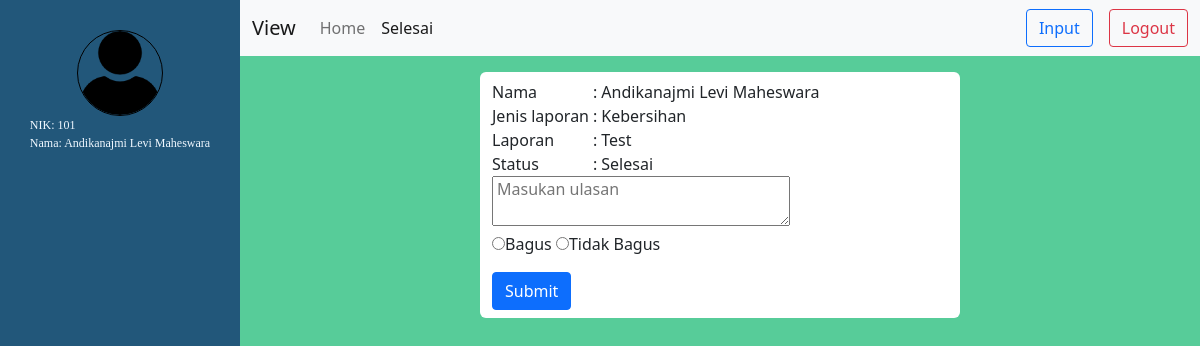
/view-selesai.php (signed in), run on the app's committed database.
### tables this page shows
CREATE TABLE `input_aspirasi` (
  `id_pelaporan` int(11) NOT NULL,
  `id_pelapor` int(11) NOT NULL,
  `jenis_aspirasi` varchar(25) NOT NULL,
  `laporan` text NOT NULL,
  `waktu_laporan` datetime NOT NULL,
  `gambar` varchar(255) DEFAULT NULL
);

CREATE TABLE `penduduk` (
  `id_penduduk` int(11) NOT NULL,
  `nama_penduduk` varchar(255) NOT NULL
);

CREATE TABLE `status_aspirasi` (
  `id_laporan` int(11) NOT NULL,
  `id_status` int(11) NOT NULL DEFAULT '1',
  `status` varchar(25) NOT NULL DEFAULT 'Dilaporkan',
  `nilai` int(11) DEFAULT NULL,
  `ulasan` text,
  `gambar_bukti` varchar(255) DEFAULT NULL
);

### view-selesai.php (the view, shortened to what this page needs)
<?php
include 'function.php';
$sql = "SELECT `input_aspirasi`.`id_pelaporan`,`penduduk`.`nama_penduduk`, `input_aspirasi`.`jenis_aspirasi`, `input_aspirasi`.`laporan`,`input_aspirasi`.`waktu_laporan`,`status_aspirasi`.`status`,`input_aspirasi`.`gambar`, `input_aspirasi`.`id_pelapor`, `status_aspirasi`.`nilai` FROM `input_aspirasi`,`penduduk`,`status_aspirasi` WHERE `input_aspirasi`.`id_pelapor`=`penduduk`.`id_penduduk` AND `input_aspirasi`.`id_pelaporan`=`status_aspirasi`.`id_laporan` AND `status_aspirasi`.`id_status`=3;";
$run = mysqli_query($conn, $sql);
?>
<!DOCTYPE html>
<html lang="en">
<head>
    <link href="https://cdn.jsdelivr.net/npm/bootstrap@5.1.3/dist/css/bootstrap.min.css" rel="stylesheet">
    <link rel="stylesheet" href="asset/css/view.css">
</head>
<body>
    <div class="board sidenav" id="board1">
        <div class="page">
            <img src="asset/user.png" id="user">
        </div>
        <div class="coat">
            <p class="subid">NIK: <?= $_SESSION['nik'] ?></p>
            <p class="subid">Nama: <?= ucwords(strtolower($_SESSION['username'])) ?></p>
        </div>
    </div>
    <div class="board" id="board2">
        <nav class="navbar sticky-top navbar-expand-lg navbar-light bg-light">
            <div class="container">
                <span class="navbar-brand">View</span>
                <div class="collapse navbar-collapse" id="navbarSupportedContent">
                    <ul class="navbar-nav me-auto mb-2 mb-lg-0">
                        <li class="nav-item">
                            <a class="nav-link" aria-current="page" href="view.php">Home</a>
                        </li>
                        <li class="nav-item">
                            <a class="nav-link active" href="view-selesai.php">Selesai</a>
                        </li>
                    </ul>
                    <div class="mb-3 mb-lg-0">
                        <a href="form.php">
                            <button id="inputAddres" class="btn btn-outline-primary me-3">Input</button>
                        </a>
                    </div>
                    <div class="mb-2 mb-lg-0 ">
                        <form action="" method="post">
                            <button class="btn btn-outline-danger" type="submit" name="logout">Logout</button>
                        </form>
                    </div>
                </div>
            </div>
        </nav>
        <?php
        while ($row = mysqli_fetch_assoc($run)) {
            $id = $row['id_pelaporan'];
            if ($row['id_pelapor'] == $_SESSION['nik']) {
        ?>
                <div class="container main py-2">
                    <table>
                        <tr>
                            <td>Nama</td>
                            <td class="px-1">:</td>
                            <td>
                                <?= ucwords(strtolower($row['nama_penduduk']))  ?>
                            </td>
                        </tr>
                        <tr>
                            <td>Jenis laporan</td>
                            <td class="px-1">:</td>
                            <td>
                                <?php if ($row['jenis_aspirasi']==1){ ?>
                                    Keamanan
                                <?php }else if ($row['jenis_aspirasi']==2){ ?>
                                    Kebersihan
                                <?php } ?>
                            </td>
                        </tr>
                        <tr>
                            <td>Laporan</td>
                            <td class="px-1">:</td>
                            <td>
                                <?= $row['laporan']; ?>
                            </td>
                        </tr>
                        <tr>
                            <td>Status</td>
                            <td class="px-1">:</td>
                            <td>
                                <span id="sts_<?= $id ?>"><?= $row['status']; ?></span>
                            </td>
                        </tr>
                        <?php if ($row['nilai'] === null) { ?>
                            <tr id="review_<?= $id ?>">
                                <td colspan="3" class="mt-1">
                                    <form action="insert-ulasan.php" method="post">
                                        <textarea class="ps-1" cols="30" name="ulasan" id="" placeholder="Masukan ulasan"></textarea>
                                        <br>
                                        <input type="radio" name="nilai" id="" value="1" class="radio">Bagus
                                        <input type="radio" name="nilai" id="" value="0" class="radio">Tidak Bagus
                                        <br>
                                        <button name="button" type="submit" class="btn btn-primary mt-3">Submit</button>
                                    </form>
                                </td>
                            </tr>
                        <?php }else{}?>
                    </table>
                </div>
        <?php }
        } ?>
    </div>
</body>
</html>

### asset/css/view.css (style rules this page uses)
* { margin: 0; padding: 0; }
html, body { height: 100%; margin: 0; }
.board { min-height: 100%; }
#board1 { width: 20%; float: left; background-color: #22577a; position: fixed; z-index: 1; top: 0; left: 0; overflow-x: hidden; padding-top: 20px; }
.main { height: fit-content+2rem; width: 30rem; background-color: white; margin: 0 auto; border-radius: 0.37rem; }
.sidenav { height: 100%; position: fixed; width: 20%; z-index: 1; top: 0; left: 0; overflow-x: hidden; }
#board2 { width: 80%; float: right; background-color: #57cc99; }
.page { width: fit-content; margin: 10px auto 0 auto; }
#user { height: 86px; border: 1.5px solid black; border-radius: 100%; }
p.subid { font-family: "Poppins"; color: aliceblue; text-decoration: none; font-size: 12px; margin-bottom: 0em; }
.coat { width: fit-content; margin: 0 auto; }
#inputAddres { margin-left: 0.37rem; }

### data on the page
input_aspirasi: id_pelapor.nama_penduduk "Andikanajmi Levi Maheswara", jenis_aspirasi "Kebersihan", laporan "Test", status_aspirasi.status "Selesai"

### other printed values
$_SESSION['nik'] "101"
$_SESSION['username'] "Andikanajmi Levi Maheswara"
